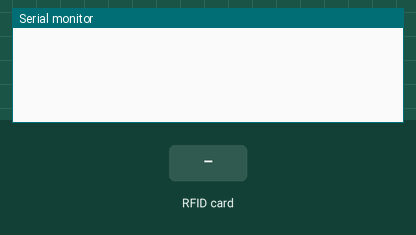
Recording of a sketch running on a simulated Arduino Uno, built with avr-gcc and run on an emulated ATmega328P. On the bench: the last lines printed to the serial monitor. The inputs (shaded band) are chosen by the test bench.

Above: at 1.2 s.
1.3 s: RFID card 53 A2 82 F6 held to the reader
At 2.0 s:
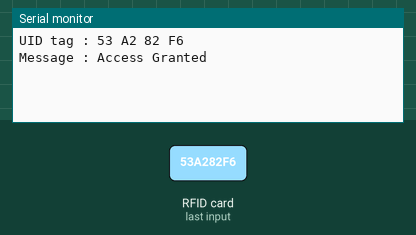
2.8 s: RFID card 92 C1 E8 1E held to the reader
At 3.4 s:
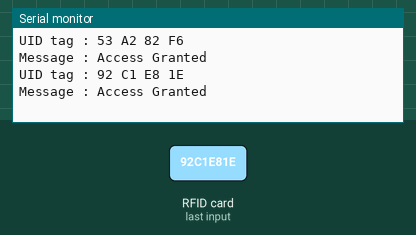
4.3 s: RFID card 5E 7A 19 C4 held to the reader
At 4.7 s:
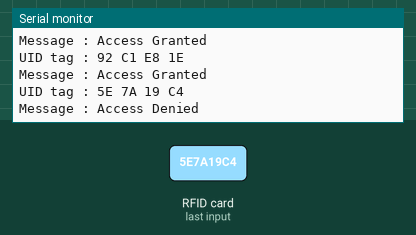

Measured:
- after the input at 1.3 s, the serial monitor: prints a new line at once (image 1)
- after the input at 2.8 s, the serial monitor: prints a new line at once (image 2)
- after the input at 4.3 s, the serial monitor: prints a new line at once (image 3)

The sketch:

uno-rf.ino
```cpp
//RFID Door Lock System
#include <Wire.h>
#include <MFRC522.h>
#define SS_PIN 10
#define RST_PIN 9
#define MISO_PIN  12  //GPIO27
#define MOSI_PIN  11  //GPIO26
#define SCK_PIN   13
MFRC522 mfrc522(SS_PIN, RST_PIN); // Create MFRC522 instance.
void setup()
{
Serial.begin(9600); // Initiate a serial communication
SPI.begin(); // Initiate SPI bus
mfrc522.PCD_Init(); // Initiate MFRC522
}
void loop()
{
if ( ! mfrc522.PICC_IsNewCardPresent())
{
return;
}
// Select one of the cards
if ( ! mfrc522.PICC_ReadCardSerial())
{
return;
}
Serial.print("UID tag :");
String content= "";
byte letter;
for (byte i = 0; i < mfrc522.uid.size; i++)
{
Serial.print(mfrc522.uid.uidByte[i] < 0x10 ? " 0" : " ");
Serial.print(mfrc522.uid.uidByte[i], HEX);
content.concat(String(mfrc522.uid.uidByte[i] < 0x10 ? " 0" : " "));
content.concat(String(mfrc522.uid.uidByte[i], HEX));
}
Serial.println();
Serial.print("Message : ");
content.toUpperCase();
if ((content.substring(1) == "53 A2 82 F6")||(content.substring(1) == "92 C1 E8 1E"))
{
Serial.println("Access Granted");
Serial.println();
delay(1000);
}
else
{
  Serial.println("Access Denied");
  Serial.println();
  delay(1000); // Wait for 1 second
}
}
```
